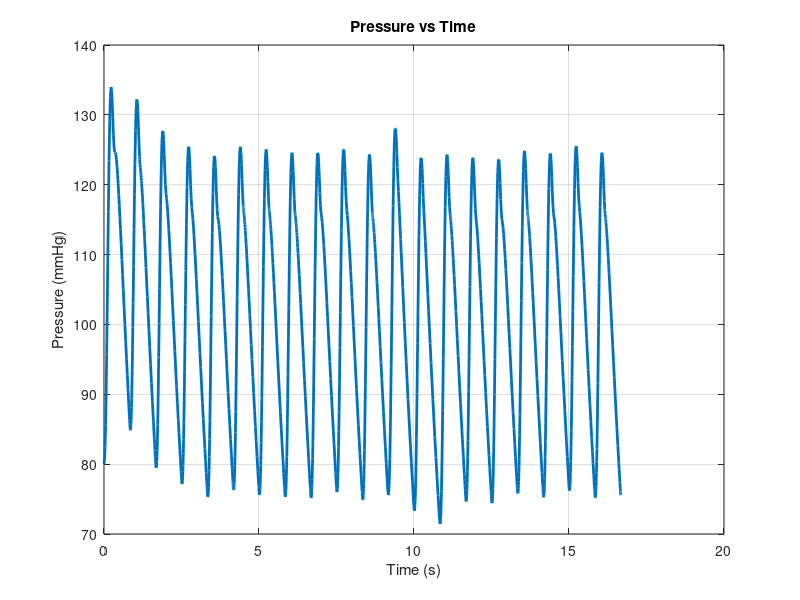

Recreate this plot in MATLAB.
clear
clc


%Initial condition
I0 = 500;

%Cardiac period Tc and systolic duration Ts
Tc = 60/72;     
Ts = (2/5)*Tc;  

%Modify parameter here to change time span
time_span = 20;

%Keep Constant
R = 1; C = 1; R1 = 0.05; L = 0.005;

% Input Signal Functions

%Blood flow function I(t)
I = @(t) I0*sin((pi*mod(t,Tc))/Ts).^2.*(mod(t,Tc)<=Ts);

%Blood flow first derivative  I'(t)
Idot = @(t) I0*2*sin(pi*mod(t,Tc)/Ts).*cos(pi*mod(t,Tc)/Ts)*pi/Ts.*(mod(t,Tc)<=Ts);

%Blood flow second derivative I"(t)
Idotdot = @(t) I0*2*(cos(pi*mod(t,Tc)/Ts).^2 - sin(pi*mod(t,Tc)/Ts).^2)*(pi/Ts)^2.*(mod(t,Tc)<=Ts);

% 4-element Windkessel ODE - formulation online somewhere
fun = @(t,y)[y(2);
    (Idotdot(t)*(R*L*C*R1)+Idot(t)*(L*(R+R1))+I(t)*(R*R1) - (y(2)*(C*R*R1+L)+y(1)*R1))/(L*C*R)];

% Initial conditions and time span 
y0 = [80; 0];
tspan = [0 time_span*Tc];

% Solve
[T,Y] = ode45(fun,tspan,y0);



%Creating empty array for solution object
bp_data = zeros(length(Y), 2);

%Extracting solution object
for i = 1:length(Y)
    bp_data(i, 2) = Y(i);
    bp_data(i, 1) = T(i);
end 

plot(bp_data(:,1), bp_data(:,2), 'LineWidth', 2)
xlabel('Time (s)')
ylabel('Pressure (mmHg)')
title('Pressure vs Time')
grid on

